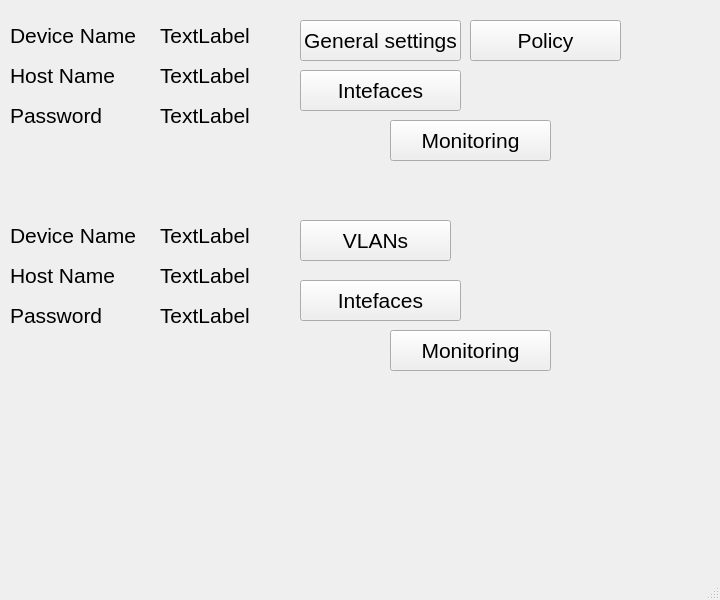
<?xml version="1.0" encoding="UTF-8"?>
<ui version="4.0">
 <class>MainWindow</class>
 <widget class="QMainWindow" name="MainWindow">
  <property name="geometry">
   <rect>
    <x>0</x>
    <y>0</y>
    <width>720</width>
    <height>600</height>
   </rect>
  </property>
  <property name="minimumSize">
   <size>
    <width>720</width>
    <height>600</height>
   </size>
  </property>
  <property name="maximumSize">
   <size>
    <width>720</width>
    <height>600</height>
   </size>
  </property>
  <property name="windowTitle">
   <string>Controller</string>
  </property>
  <widget class="QWidget" name="centralwidget">
   <widget class="QPushButton" name="generalSettingsBtn">
    <property name="geometry">
     <rect>
      <x>300</x>
      <y>20</y>
      <width>161</width>
      <height>41</height>
     </rect>
    </property>
    <property name="font">
     <font>
      <pointsize>16</pointsize>
     </font>
    </property>
    <property name="text">
     <string>General settings</string>
    </property>
   </widget>
   <widget class="QLabel" name="label">
    <property name="enabled">
     <bool>true</bool>
    </property>
    <property name="geometry">
     <rect>
      <x>10</x>
      <y>20</y>
      <width>161</width>
      <height>31</height>
     </rect>
    </property>
    <property name="font">
     <font>
      <pointsize>16</pointsize>
     </font>
    </property>
    <property name="acceptDrops">
     <bool>false</bool>
    </property>
    <property name="text">
     <string>Device Name</string>
    </property>
    <property name="scaledContents">
     <bool>false</bool>
    </property>
    <property name="wordWrap">
     <bool>false</bool>
    </property>
   </widget>
   <widget class="QLabel" name="label_2">
    <property name="geometry">
     <rect>
      <x>160</x>
      <y>20</y>
      <width>91</width>
      <height>31</height>
     </rect>
    </property>
    <property name="font">
     <font>
      <pointsize>16</pointsize>
     </font>
    </property>
    <property name="text">
     <string>TextLabel</string>
    </property>
   </widget>
   <widget class="QLabel" name="label_3">
    <property name="geometry">
     <rect>
      <x>160</x>
      <y>60</y>
      <width>91</width>
      <height>31</height>
     </rect>
    </property>
    <property name="font">
     <font>
      <pointsize>16</pointsize>
     </font>
    </property>
    <property name="text">
     <string>TextLabel</string>
    </property>
   </widget>
   <widget class="QLabel" name="label_4">
    <property name="enabled">
     <bool>true</bool>
    </property>
    <property name="geometry">
     <rect>
      <x>10</x>
      <y>60</y>
      <width>161</width>
      <height>31</height>
     </rect>
    </property>
    <property name="font">
     <font>
      <pointsize>16</pointsize>
     </font>
    </property>
    <property name="acceptDrops">
     <bool>false</bool>
    </property>
    <property name="text">
     <string>Host Name</string>
    </property>
    <property name="scaledContents">
     <bool>false</bool>
    </property>
    <property name="wordWrap">
     <bool>false</bool>
    </property>
   </widget>
   <widget class="QLabel" name="label_5">
    <property name="enabled">
     <bool>true</bool>
    </property>
    <property name="geometry">
     <rect>
      <x>10</x>
      <y>100</y>
      <width>161</width>
      <height>31</height>
     </rect>
    </property>
    <property name="font">
     <font>
      <pointsize>16</pointsize>
     </font>
    </property>
    <property name="acceptDrops">
     <bool>false</bool>
    </property>
    <property name="text">
     <string>Password</string>
    </property>
    <property name="scaledContents">
     <bool>false</bool>
    </property>
    <property name="wordWrap">
     <bool>false</bool>
    </property>
   </widget>
   <widget class="QLabel" name="label_6">
    <property name="geometry">
     <rect>
      <x>160</x>
      <y>100</y>
      <width>91</width>
      <height>31</height>
     </rect>
    </property>
    <property name="font">
     <font>
      <pointsize>16</pointsize>
     </font>
    </property>
    <property name="text">
     <string>TextLabel</string>
    </property>
   </widget>
   <widget class="QPushButton" name="InterfacesBtn">
    <property name="geometry">
     <rect>
      <x>300</x>
      <y>70</y>
      <width>161</width>
      <height>41</height>
     </rect>
    </property>
    <property name="font">
     <font>
      <pointsize>16</pointsize>
     </font>
    </property>
    <property name="text">
     <string>Intefaces</string>
    </property>
   </widget>
   <widget class="QPushButton" name="VLANsBtn">
    <property name="geometry">
     <rect>
      <x>300</x>
      <y>220</y>
      <width>151</width>
      <height>41</height>
     </rect>
    </property>
    <property name="font">
     <font>
      <pointsize>16</pointsize>
     </font>
    </property>
    <property name="text">
     <string>VLANs</string>
    </property>
   </widget>
   <widget class="QPushButton" name="PolicyBtn">
    <property name="geometry">
     <rect>
      <x>470</x>
      <y>20</y>
      <width>151</width>
      <height>41</height>
     </rect>
    </property>
    <property name="font">
     <font>
      <pointsize>16</pointsize>
     </font>
    </property>
    <property name="text">
     <string>Policy</string>
    </property>
   </widget>
   <widget class="QPushButton" name="Monitoring">
    <property name="geometry">
     <rect>
      <x>390</x>
      <y>120</y>
      <width>161</width>
      <height>41</height>
     </rect>
    </property>
    <property name="font">
     <font>
      <pointsize>16</pointsize>
     </font>
    </property>
    <property name="text">
     <string>Monitoring</string>
    </property>
   </widget>
   <widget class="QLabel" name="label_7">
    <property name="enabled">
     <bool>true</bool>
    </property>
    <property name="geometry">
     <rect>
      <x>10</x>
      <y>260</y>
      <width>161</width>
      <height>31</height>
     </rect>
    </property>
    <property name="font">
     <font>
      <pointsize>16</pointsize>
     </font>
    </property>
    <property name="acceptDrops">
     <bool>false</bool>
    </property>
    <property name="text">
     <string>Host Name</string>
    </property>
    <property name="scaledContents">
     <bool>false</bool>
    </property>
    <property name="wordWrap">
     <bool>false</bool>
    </property>
   </widget>
   <widget class="QLabel" name="label_8">
    <property name="enabled">
     <bool>true</bool>
    </property>
    <property name="geometry">
     <rect>
      <x>10</x>
      <y>220</y>
      <width>161</width>
      <height>31</height>
     </rect>
    </property>
    <property name="font">
     <font>
      <pointsize>16</pointsize>
     </font>
    </property>
    <property name="acceptDrops">
     <bool>false</bool>
    </property>
    <property name="text">
     <string>Device Name</string>
    </property>
    <property name="scaledContents">
     <bool>false</bool>
    </property>
    <property name="wordWrap">
     <bool>false</bool>
    </property>
   </widget>
   <widget class="QLabel" name="label_9">
    <property name="geometry">
     <rect>
      <x>160</x>
      <y>260</y>
      <width>91</width>
      <height>31</height>
     </rect>
    </property>
    <property name="font">
     <font>
      <pointsize>16</pointsize>
     </font>
    </property>
    <property name="text">
     <string>TextLabel</string>
    </property>
   </widget>
   <widget class="QLabel" name="label_10">
    <property name="geometry">
     <rect>
      <x>160</x>
      <y>220</y>
      <width>91</width>
      <height>31</height>
     </rect>
    </property>
    <property name="font">
     <font>
      <pointsize>16</pointsize>
     </font>
    </property>
    <property name="text">
     <string>TextLabel</string>
    </property>
   </widget>
   <widget class="QLabel" name="label_11">
    <property name="enabled">
     <bool>true</bool>
    </property>
    <property name="geometry">
     <rect>
      <x>10</x>
      <y>300</y>
      <width>161</width>
      <height>31</height>
     </rect>
    </property>
    <property name="font">
     <font>
      <pointsize>16</pointsize>
     </font>
    </property>
    <property name="acceptDrops">
     <bool>false</bool>
    </property>
    <property name="text">
     <string>Password</string>
    </property>
    <property name="scaledContents">
     <bool>false</bool>
    </property>
    <property name="wordWrap">
     <bool>false</bool>
    </property>
   </widget>
   <widget class="QLabel" name="label_12">
    <property name="geometry">
     <rect>
      <x>160</x>
      <y>300</y>
      <width>91</width>
      <height>31</height>
     </rect>
    </property>
    <property name="font">
     <font>
      <pointsize>16</pointsize>
     </font>
    </property>
    <property name="text">
     <string>TextLabel</string>
    </property>
   </widget>
   <widget class="QPushButton" name="InterfacesBtn_2">
    <property name="geometry">
     <rect>
      <x>300</x>
      <y>280</y>
      <width>161</width>
      <height>41</height>
     </rect>
    </property>
    <property name="font">
     <font>
      <pointsize>16</pointsize>
     </font>
    </property>
    <property name="text">
     <string>Intefaces</string>
    </property>
   </widget>
   <widget class="QPushButton" name="Monitoring_2">
    <property name="geometry">
     <rect>
      <x>390</x>
      <y>330</y>
      <width>161</width>
      <height>41</height>
     </rect>
    </property>
    <property name="font">
     <font>
      <pointsize>16</pointsize>
     </font>
    </property>
    <property name="text">
     <string>Monitoring</string>
    </property>
   </widget>
  </widget>
  <widget class="QMenuBar" name="menubar">
   <property name="geometry">
    <rect>
     <x>0</x>
     <y>0</y>
     <width>720</width>
     <height>21</height>
    </rect>
   </property>
  </widget>
  <widget class="QStatusBar" name="statusbar"/>
 </widget>
 <resources/>
 <connections/>
</ui>
